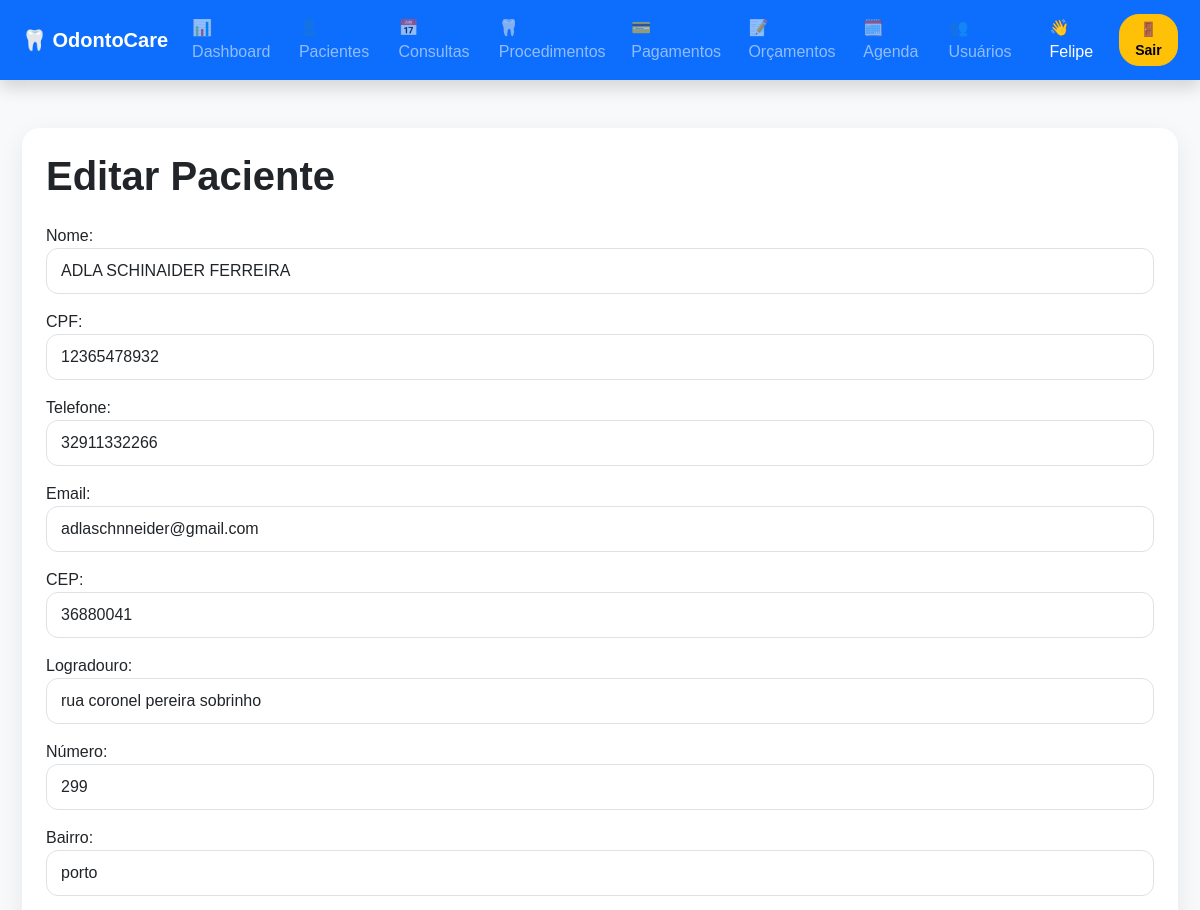
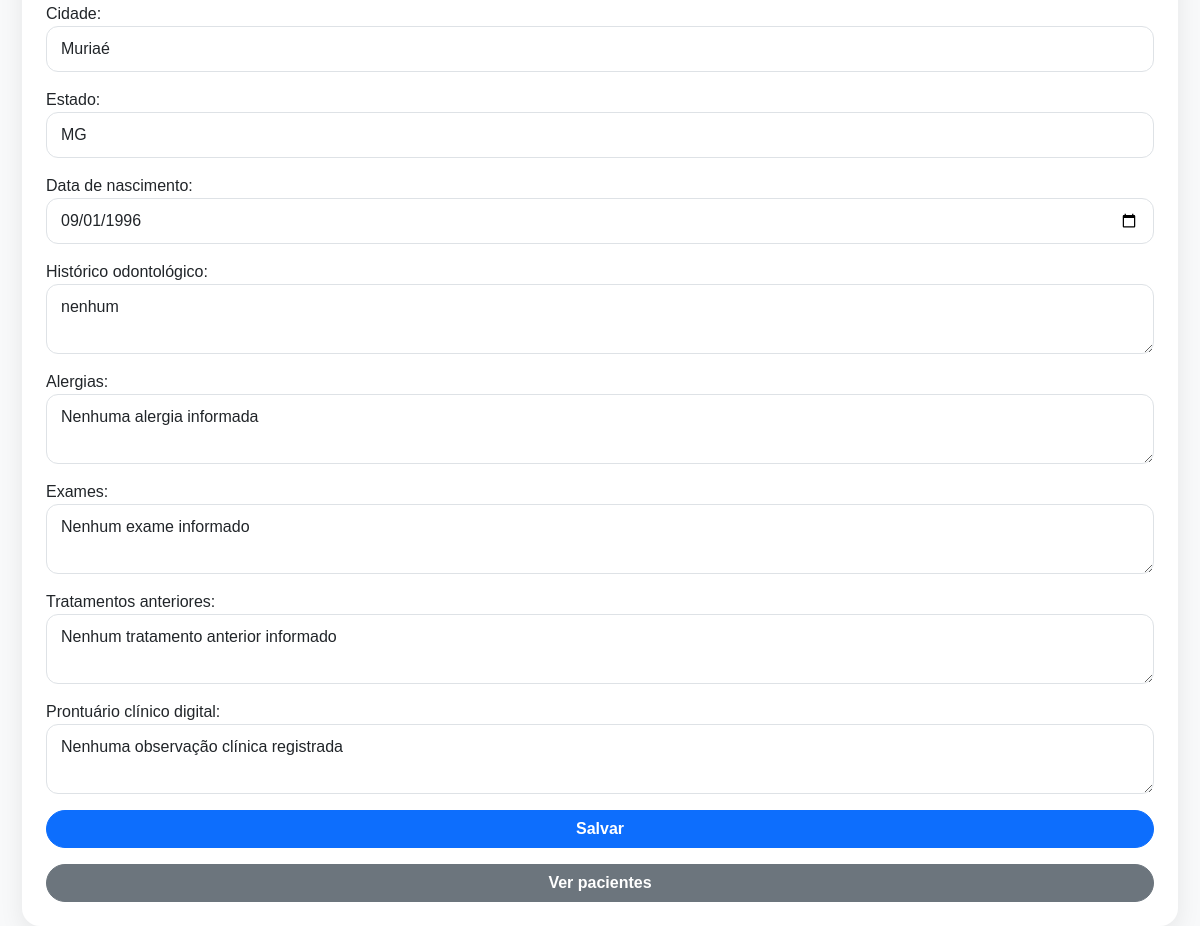
/OdontoCare-main/formPaciente.php?id=4 (signed in), run on the app's committed database (2 pictures, top to bottom).
### tables this page shows
CREATE TABLE IF NOT EXISTS `paciente` (
  `idPaciente` int(11) NOT NULL AUTO_INCREMENT,
  `nome` varchar(200) NOT NULL,
  `cpf` varchar(14) NOT NULL,
  `telefone` varchar(20) DEFAULT NULL,
  `email` varchar(200) DEFAULT NULL,
  `cep` varchar(10) DEFAULT NULL,
  `logradouro` varchar(100) DEFAULT NULL,
  `numero` varchar(10) DEFAULT NULL,
  `bairro` varchar(60) DEFAULT NULL,
  `cidade` varchar(60) DEFAULT NULL,
  `estado` varchar(2) DEFAULT NULL,
  `dataNascimento` date DEFAULT NULL,
  `historicoOdontologico` text DEFAULT NULL,
  `alergias` text DEFAULT NULL,
  `exames` text DEFAULT NULL,
  `tratamentosAnteriores` text DEFAULT NULL,
  `prontuarioClinicoDigital` text DEFAULT NULL,
  PRIMARY KEY (`idPaciente`),
  UNIQUE KEY `cpf` (`cpf`)
);

### OdontoCare-main/dao/PacienteDao.php (called while the page is built, shortened)
<?php
class PacienteDao
{
    public function readId($id)
    {
        try {
            $pdo = conexao::conectar();
            $sql = "SELECT * FROM paciente WHERE idPaciente = ?";
            $query = $pdo->prepare($sql);
            $query->execute([$id]);
            $dados = $query->fetch(PDO::FETCH_ASSOC);
            return $dados;
        } catch (PDOException $exception) {
            die("Erro ao buscar paciente: " . $exception->getMessage());
        }
    }
}

### OdontoCare-main/formPaciente.php (the view, shortened to what this page needs)
<?php
include_once "dao/PacienteDao.php";
$idPaciente = "";
$nome = "";
$cpf = "";
$telefone = "";
$email = "";
$cep = "";
$logradouro = "";
$numero = "";
$bairro = "";
$cidade = "";
$estado = "";
$dataNascimento = "";
$historicoOdontologico = "";
$alergias = "";
$exames = "";
$tratamentosAnteriores = "";
$prontuarioClinicoDigital = "";
if (isset($_GET["id"])) {
    $pacienteDao = new PacienteDao();
    $dados = $pacienteDao->readId($_GET["id"]);
    if ($dados) {
        $idPaciente = $dados["idPaciente"];
        $nome = $dados["nome"];
        $cpf = $dados["cpf"];
        $telefone = $dados["telefone"];
        $email = $dados["email"];
        $cep = $dados["cep"];
        $logradouro = $dados["logradouro"];
        $numero = $dados["numero"];
        $bairro = $dados["bairro"];
        $cidade = $dados["cidade"];
        $estado = $dados["estado"];
        $dataNascimento = $dados["dataNascimento"];
        $historicoOdontologico = $dados["historicoOdontologico"];
        $alergias = $dados["alergias"];
        $exames = $dados["exames"];
        $tratamentosAnteriores = $dados["tratamentosAnteriores"];
        $prontuarioClinicoDigital = $dados["prontuarioClinicoDigital"];
    }
}
?>
<!DOCTYPE html>
<html>
<head>
    <link href="https://cdn.jsdelivr.net/npm/bootstrap@5.3.3/dist/css/bootstrap.min.css" rel="stylesheet">
    <link href="style.css" rel="stylesheet">
</head>
<body class="bg-light">
<?php include_once "navbar.php"; ?>
<div class="container mt-5">
    <div class="card shadow p-4">
        <h1 class="mb-4">
            <?= $idPaciente == "" ? "Cadastrar Paciente" : "Editar Paciente" ?>
        </h1>
        <form action="controller/PacienteController.php" method="POST" class="d-grid gap-3">
            <div>
                <label>Nome:</label>
                <input type="text" name="txtNome" value="<?= $nome ?>" class="form-control" required>
            </div>
            <div>
                <label>CPF:</label>
                <input type="text" name="txtCpf" value="<?= $cpf ?>" class="form-control" required>
            </div>
            <div>
                <label>Telefone:</label>
                <input type="text" name="txtTelefone" value="<?= $telefone ?>" class="form-control">
            </div>
            <div>
                <label>Email:</label>
                <input type="email" name="txtEmail" value="<?= $email ?>" class="form-control">
            </div>
            <div>
                <label>CEP:</label>
                <input type="text" name="txtCep" value="<?= $cep ?>" class="form-control">
            </div>
            <div>
                <label>Logradouro:</label>
                <input type="text" name="txtLogradouro" value="<?= $logradouro ?>" class="form-control">
            </div>
            <div>
                <label>Número:</label>
                <input type="text" name="txtNumero" value="<?= $numero ?>" class="form-control">
            </div>
            <div>
                <label>Bairro:</label>
                <input type="text" name="txtBairro" value="<?= $bairro ?>" class="form-control">
            </div>
            <div>
                <label>Cidade:</label>
                <input type="text" name="txtCidade" value="<?= $cidade ?>" class="form-control">
            </div>
            <div>
                <label>Estado:</label>
                <input type="text" name="txtEstado" value="<?= $estado ?>" maxlength="2" class="form-control">
            </div>
            <div>
                <label>Data de nascimento:</label>
                <input type="date" name="txtDataNascimento" value="<?= $dataNascimento ?>" class="form-control">
            </div>
            <div>
                <label>Histórico odontológico:</label>
                <textarea name="txtHistoricoOdontologico" class="form-control"><?= $historicoOdontologico ?></textarea>
            </div>
            <div>
                <label>Alergias:</label>
                <textarea
                    name="txtAlergias"
                    class="form-control"
                    placeholder="Ex.: alergia à penicilina, anestésicos, látex..."><?= $alergias ?></textarea>
            </div>
            <div>
                <label>Exames:</label>
                <textarea
                    name="txtExames"
                    class="form-control"
                    placeholder="Ex.: radiografia, exame clínico, avaliação inicial..."><?= $exames ?></textarea>
            </div>
            <div>
                <label>Tratamentos anteriores:</label>
                <textarea
                    name="txtTratamentosAnteriores"
                    class="form-control"
                    placeholder="Ex.: canal, extração, limpeza, restauração..."><?= $tratamentosAnteriores ?></textarea>
            </div>
            <div>
                <label>Prontuário clínico digital:</label>
                <textarea
                    name="txtProntuarioClinicoDigital"
                    class="form-control"
                    placeholder="Anotações clínicas, evolução do tratamento e observações importantes..."><?= $prontuarioClinicoDigital ?></textarea>
            </div>
            <button type="submit" name="btGravar" class="btn btn-primary">
                Salvar
            </button>
        </form>
        <a href="paciente.php" class="btn btn-secondary mt-3">
            Ver pacientes
        </a>
    </div>
</div>
</body>
</html>

### OdontoCare-main/style.css (style rules this page uses)
body { background: #f4f8fb !important; font-family: Arial, Helvetica, sans-serif; }
.container { max-width: 1180px; }
.card { border: none !important; border-radius: 18px !important; box-shadow: 0 8px 25px rgba(0, 0, 0, 0.08) !important; }
.btn { border-radius: 20px; font-weight: 600; }
.form-control, .form-select { border-radius: 12px; padding: 10px 14px; }
h1, h2, h3, h4 { font-weight: 700; }

### data on the page
paciente: txtNome "ADLA SCHINAIDER FERREIRA", txtCpf "12365478932", txtTelefone "32911332266", txtEmail "adlaschnneider@gmail.com", txtCep "36880041", txtLogradouro "rua coronel pereira sobrinho", txtNumero "299", txtBairro "porto", txtCidade "Muriaé", txtEstado "MG", txtDataNascimento "09/01/1996", txtHistoricoOdontologico "nenhum", txtAlergias "Nenhuma alergia informada", txtExames "Nenhum exame informado", txtTratamentosAnteriores "Nenhum tratamento anterior informado", txtProntuarioClinicoDigital "Nenhuma observação clínica registrada"

### other printed values
$_SESSION["usuario"] "Felipe"
